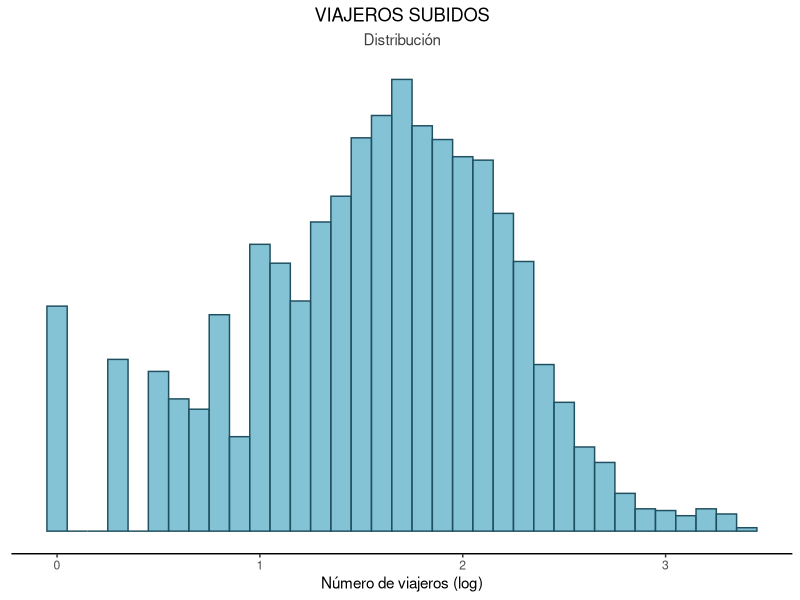
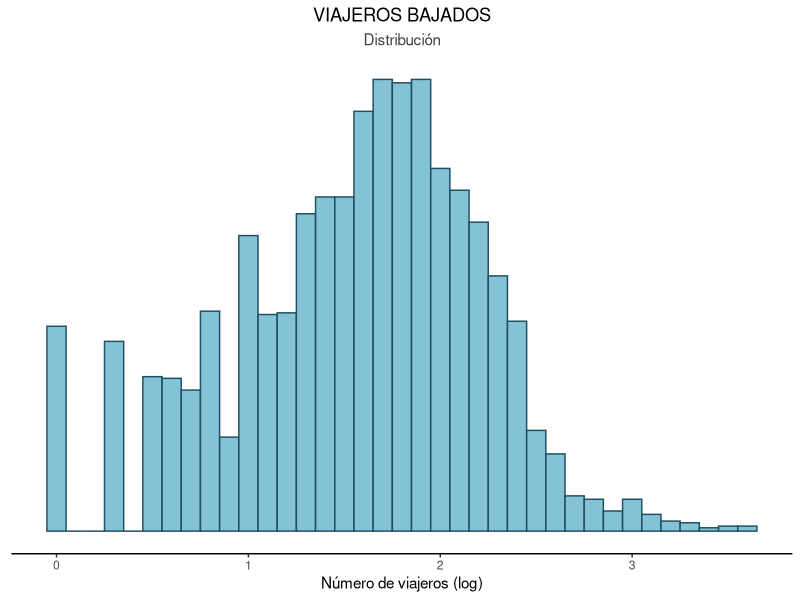
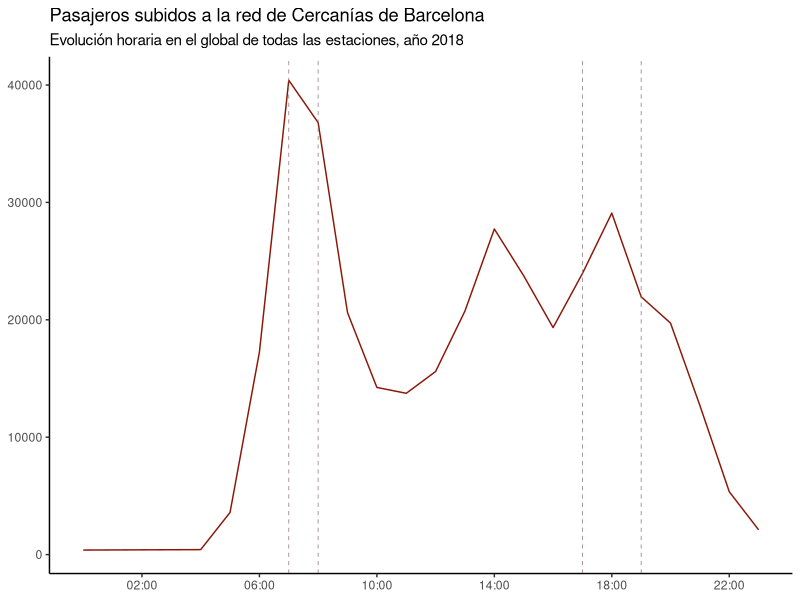

The R source for these figures, in order: (Note: this script raises an error after producing the figures.)
## ---- chunk 1
knitr::opts_chunk$set(echo = TRUE)
## ---- chunk 2
library(knitr)
library(dplyr)
library(tidyr)
library(lubridate)
library(ggplot2)
library(stringr)
## ---- chunk 3

# Lectura del fichero
pass_df <- read.csv("data/barcelona_viajeros_por_franja_csv.csv", sep = ";", na.strings = "NA")

# Verificaación de la carga mediante la visualización de las seis primeras filas
head(pass_df)

# Verificación de los tipos de datos coercionados por R mediante la función summary
summary(pass_df)

# Verificación de la existencia de valores nulos ==> no hay NAs en el dataset
length(which(is.na(pass_df)))

# Transformación de los tipos de variable y selección de atributos (feature engineering)
levels(as.factor(pass_df$NUCLEO_CERCANIAS))

# Se elimina el atributo NUCLEO_CERCANIAS porque solo tiene un valor
pass_df <- select(pass_df,-c("NUCLEO_CERCANIAS"))

# Transformación de las columnas CODIGO_ESTACION y NOMBRE_ESTACION a factor
pass_df$CODIGO_ESTACION <- as.factor(pass_df$CODIGO_ESTACION)
pass_df$NOMBRE_ESTACION <- as.factor(pass_df$NOMBRE_ESTACION)

# Se obtiene número total de estaciones contando el número de niveles de los factores
nlevels(pass_df$CODIGO_ESTACION)
nlevels(pass_df$NOMBRE_ESTACION)

# Consistencia de la medida de subidos y bajados ==> Resultado == 0 --> Consistente!!
sum(pass_df$VIAJEROS_SUBIDOS) - sum(pass_df$VIAJEROS_BAJADOS)

# Creación de un atributo VIAJEROS_TOTAL con el total de viajeros
pass_df$VIAJEROS_TOTAL <- pass_df$VIAJEROS_SUBIDOS + pass_df$VIAJEROS_BAJADOS

# Adecuación del atributo TRAMO_HORARIO para que refleje la hora de inicio del tramo
#pass_df$TRAMO_HORARIO <- as.POSIXct(substr(pass_df$TRAMO_HORARIO,1,5),format="%H:%M")
pass_df$TRAMO_HORARIO <- substr(pass_df$TRAMO_HORARIO,1,5)

pass_df$TRAMO_HORARIO <- as.POSIXct(pass_df$TRAMO_HORARIO, format="%H:%M")
pass_df$HORA <- hour(pass_df$TRAMO_HORARIO)

# Validación de las transformaciones
head(pass_df)
summary(pass_df)
 
## ---- chunk 4

# Distribuciones de las variables VIAJEROS_SUBIDOS y VIAJEROS_BAJADOS
# (Histograma + boxplot)

# Histograma VIAJEROS_SUBIDOS
ggplot(data = pass_df, aes(x = log10(VIAJEROS_SUBIDOS))) +
  geom_histogram(binwidth = 0.1, fill="#66b3cc", color="#205060", alpha=0.8) +
  #geom_vline(xintercept = log10(top_cut), linetype="dashed", color = "#bb0000", size = 0.5) +
  #geom_text(label="Outliers\nthreshold", x=4.1, y=8500, color = "#bb0000",
  #          aes(family="arial", size=11)) +
  labs(title = "VIAJEROS SUBIDOS",
       subtitle = "Distribución") +
  xlab("Número de viajeros (log)") + ylab(NULL) +
  theme(legend.position = "none", panel.background = element_blank(), panel.border = element_blank(),
        plot.title = element_text(hjust = 0.5),
        plot.subtitle = element_text(color = "#404040", hjust = 0.5),
        axis.line.x = element_line(colour = "black", linewidth = 0.5, linetype = "solid"),
        axis.text.y = element_blank(), axis.ticks.y = element_blank())

# Histograma VIAJEROS_BAJADOS
ggplot(data = pass_df, aes(x = log10(VIAJEROS_BAJADOS))) +
  geom_histogram(binwidth = 0.1, fill="#66b3cc", color="#205060", alpha=0.8) +
  #geom_vline(xintercept = log10(top_cut), linetype="dashed", color = "#bb0000", size = 0.5) +
  #geom_text(label="Outliers\nthreshold", x=4.1, y=8500, color = "#bb0000",
  #          aes(family="arial", size=11)) +
  labs(title = "VIAJEROS BAJADOS",
       subtitle = "Distribución") +
  xlab("Número de viajeros (log)") + ylab(NULL) +
  theme(legend.position = "none", panel.background = element_blank(), panel.border = element_blank(),
        plot.title = element_text(hjust = 0.5),
        plot.subtitle = element_text(color = "#404040", hjust = 0.5),
        axis.line.x = element_line(colour = "black", linewidth = 0.5, linetype = "solid"),
        axis.text.y = element_blank(), axis.ticks.y = element_blank())


## ---- chunk 5

## EVOLUCION DIARIA POR HORAS DE ACCESO DE PASAJEROS A LA RED DE CERCANIAS
pass_total_hora <- pass_df %>% group_by(HORA) %>% summarise(TOTAL = sum(VIAJEROS_SUBIDOS))

pass_total_hora$HORA_DT <- as.POSIXct(as.character(pass_total_hora$HORA),format="%H")

# Plot 1: Evolucion de viajeros por hora
ggplot(pass_total_hora, aes(x=HORA_DT, y=TOTAL)) + geom_line(stat="identity", colour="#8a1708") +
  labs(title = "Pasajeros subidos a la red de Cercanías de Barcelona",
       subtitle = "Evolución horaria en el global de todas las estaciones, año 2018",
       x = NULL, y = NULL) +
  theme(axis.line = element_line(linewidth = 0.5, colour = "black", linetype = 1),
        plot.background = element_blank(), panel.background = element_blank()) +
  scale_x_datetime(date_labels = "%H:%M", date_breaks='4 hours') +
  geom_vline(xintercept = as.POSIXct("7",format="%H"),
             linetype = "dashed",
             color = "#8c7373",
             linewidth = 0.25) +
  geom_vline(xintercept = as.POSIXct("8",format="%H"),
             linetype = "dashed",
             color = "#8c7373",
             linewidth = 0.25) +
  geom_vline(xintercept = as.POSIXct("17",format="%H"),
             linetype = "dashed",
             color = "#8c7373",
             linewidth = 0.25) +
  geom_vline(xintercept = as.POSIXct("19",format="%H"),
             linetype = "dashed",
             color = "#8c7373",
             linewidth = 0.25)

# Escritura del csv para exportar los datos a Flourish
write.csv(pass_total_hora[,c(1,2)],"clean_data/pass_in_hora.csv", row.names = FALSE)

## ---- chunk 6

## ESTACIONES CON MAYOR FLUJO (ACCESO Y SALIDA) DE PASAJEROS DE LA RED
# Estaciones con mayor flujo total de viajeros
pass_total_est <- pass_df %>% group_by(CODIGO_ESTACION, NOMBRE_ESTACION) %>% 
  summarise(TOTAL = sum(VIAJEROS_TOTAL))

# Plot 2: Estaciones con mayor flujo diario de viajeros (top-25)
pass_total_top <- arrange(pass_total_est, desc(TOTAL))[c(1:25),]

codest_top <- pass_total_top$CODIGO_ESTACION
estacions <- rev(pass_total_top$NOMBRE_ESTACION)
#estacions <- sort(pass_total_top30$NOMBRE_ESTACION, decreasing = TRUE)

ggplot(pass_total_top, aes(TOTAL, NOMBRE_ESTACION)) + geom_col(fill = "#8a1708", width = 0.6) +
  labs(title = "Estaciones con mayor flujo de viajeros en la red de Cercanías de Barcelona",
       subtitle = "Media diaria de viajeros (subidos y bajados) en el año 2018",
       x = NULL, y = NULL) +
  theme(axis.line = element_blank(), axis.ticks.y = element_blank(),
        plot.background = element_blank(), panel.background = element_blank(),
        plot.title=element_text(hjust=1.25)) +
  scale_x_continuous(limits = c(0,100000)) +
  scale_y_discrete(limits = estacions) 

## ---- chunk 7

# Escritura del csv para exportar los datos a Flourish, y pintar mapa
write.csv(pass_total_hora[,c(1,2)],"clean_data/pass_in_hora.csv", row.names = FALSE)

# Lectura de la informacion geografica de las estaciones 
ests_rod_df <- read.csv("data/listado-estaciones-rodalies-barcelona.csv", sep = ";", na.strings = "NA")

ests_rod_df <- ests_rod_df[,c(1,3,4)]
ests_rod_df$CÓDIGO <- as.factor(ests_rod_df$CÓDIGO)

pass_total_top <- pass_total_top %>% left_join(ests_rod_df, by=c('CODIGO_ESTACION'='CÓDIGO'))

# Escritura del csv para exportar los datos a Flourish, y pintar el mapa
write.csv(pass_total_top,"clean_data/top_ests_pass.csv", row.names = FALSE)

write.csv(ests_rod_df,"clean_data/estaciones_geo.csv", row.names = FALSE)

## ---- chunk 8

## DETECCION DEL FLUJO DE COMMUTING
pass_total_comm <- pass_df[pass_df$HORA %in% c(7,8,17,18,19),]

pass_total_comm$RUSH <- 'Morning'
pass_total_comm$RUSH[pass_total_comm$HORA %in% c(17,18,19)] <- 'Afternoon'

pass_total_comm <- pass_total_comm %>% group_by(CODIGO_ESTACION, NOMBRE_ESTACION, RUSH) %>%
  summarise(TOTAL_SUBIDOS = sum(VIAJEROS_SUBIDOS), 
            TOTAL_BAJADOS = sum(VIAJEROS_BAJADOS), 
            TOTAL_VIAJEROS = sum(VIAJEROS_TOTAL))

pass_total_comm$PERC_SUBIDOS = pass_total_comm$TOTAL_SUBIDOS / pass_total_comm$TOTAL_VIAJEROS

pass_total_comm <- pass_total_comm %>% 
  select("CODIGO_ESTACION","NOMBRE_ESTACION","RUSH","PERC_SUBIDOS") %>% 
  pivot_wider(names_from = RUSH, values_from = PERC_SUBIDOS)

pass_total_comm$IS_COMM <- sign((pass_total_comm$Morning - 0.5)*(pass_total_comm$Afternoon - 0.5))

# Eliminar las filas que IS_COMM es NaN o NA
pass_total_comm <- na.omit(pass_total_comm)

# Criterio de commuting:
# Porcentajes de subidos entre el 40% y el 60% no se consideran a la hora de decidir 
# un flujo mayoritario de subida o bajada, por tanto, no son indicativos de commuting
pass_total_comm$Morning[pass_total_comm$Morning >= 0.4 & pass_total_comm$Morning < 0.6] <- 0
pass_total_comm$Afternoon[pass_total_comm$Afternoon >= 0.4 & pass_total_comm$Afternoon < 0.6] <- 0

# Eliminar las estaciones que no cumplan con el criterio anterior
pass_total_comm$IS_COMM[pass_total_comm$Morning * pass_total_comm$Afternoon == 0] <- 0

# Mantener las estaciones que cumplan el criterio y que se detecte commuting (IS_COMM = -1)
pass_total_comm <- pass_total_comm[pass_total_comm$IS_COMM == -1,]

# Determinar el tipo de commuting (residencial o laboral) para las estaciones
pass_total_comm$COMM_TYPE = "LABORAL"

pass_total_comm$COMM_TYPE[pass_total_comm$Morning - pass_total_comm$Afternoon > 0] <- "RESIDENCIAL"

# Eliminar la columna IS_COMM que ya no aporta informacion
pass_total_comm <- pass_total_comm[,-c(5)]

# Añadir la info geografica de las estaciones
pass_total_comm <- pass_total_comm %>% left_join(ests_rod_df, by=c('CODIGO_ESTACION'='CÓDIGO'))
pass_total_comm <- na.omit(pass_total_comm)

# Escritura del csv para exportar los datos a Flourish, y pintar el mapa
write.csv(pass_total_comm,"clean_data/ests_commuting_geo.csv", row.names = FALSE)

## ---- chunk 9

## EVOLUCION DEL FLUJO DIARIO IN/OUT EN ALGUNAS DE LAS ESTACIONES SEGUN GRAFICO ANTERIOR
# Estaciones elegidas (4):
# 71801 - BCN Sants
# 72208 - Gelida
# 72503 - Cerdanyola Universitat
# 79409 - Premià de Mar

comm_ests <- c("71801","72208","72503","79409")
comm_rod_df <- pass_df[pass_df$CODIGO_ESTACION %in% comm_ests,c(1:5)]

# Cambio de nombre de los atributos "VIAJEROS_SUBIDOS" Y "VIAJEROS BAJADOS" por sencillez
colnames(comm_rod_df)[4] <- "SUBIDOS"
colnames(comm_rod_df)[5] <- "BAJADOS"

# Cambio de formato del dataframe para pintar las gráficas
comm_rod_df <- comm_rod_df %>% 
  pivot_longer(cols = SUBIDOS:BAJADOS, 
               names_to = "FLUJO",
               values_to = "VIAJEROS")

# Normalizacion de los valores del total de viajeros para tener alturas similares
comm_rod_df$VIAJEROS_NORM <- 0

max_71801 <- max(comm_rod_df$VIAJEROS[comm_rod_df$CODIGO_ESTACION=="71801"])
max_72208 <- max(comm_rod_df$VIAJEROS[comm_rod_df$CODIGO_ESTACION=="72208"])
max_72503 <- max(comm_rod_df$VIAJEROS[comm_rod_df$CODIGO_ESTACION=="72503"])
max_79409 <- max(comm_rod_df$VIAJEROS[comm_rod_df$CODIGO_ESTACION=="79409"])

comm_rod_df$VIAJEROS_NORM[comm_rod_df$CODIGO_ESTACION == "71801"] <- 
  comm_rod_df$VIAJEROS[comm_rod_df$CODIGO_ESTACION == "71801"] / max_71801
comm_rod_df$VIAJEROS_NORM[comm_rod_df$CODIGO_ESTACION == "72208"] <- 
  comm_rod_df$VIAJEROS[comm_rod_df$CODIGO_ESTACION == "72208"] / max_72208
comm_rod_df$VIAJEROS_NORM[comm_rod_df$CODIGO_ESTACION == "72503"] <- 
  comm_rod_df$VIAJEROS[comm_rod_df$CODIGO_ESTACION == "72503"] / max_72503
comm_rod_df$VIAJEROS_NORM[comm_rod_df$CODIGO_ESTACION == "79409"] <- 
  comm_rod_df$VIAJEROS[comm_rod_df$CODIGO_ESTACION == "79409"] / max_79409


# Plot facet-wrap con las cuatro estaciones seleccionadas:
ggplot(comm_rod_df, aes(x=TRAMO_HORARIO, y=VIAJEROS_NORM, color=FLUJO)) + geom_line() +
  labs(title = "Flujo medio diario de viajeros (normalizado) por tramo horario",
       subtitle = "Estaciones seleccionadas. Año 2018",
       x = NULL, y = NULL) +
  theme(axis.line.x = element_line(linewidth = 0.5, colour = "black", linetype = 1),
        axis.line.y = element_blank(), axis.ticks.y = element_blank(), axis.text.y = element_blank(),
        plot.background = element_blank(), panel.background = element_blank(),
        legend.title = element_blank(), legend.box.background = element_blank(),
        strip.background = element_rect(colour="#babacc", fill="white"),
        strip.text = element_text(color = "#6c6c93")) +
  scale_x_datetime(date_labels = "%H:%M", date_breaks='6 hours') +
  scale_color_manual(values=c("#e60073","#0099ff")) +
  facet_wrap(~NOMBRE_ESTACION)


